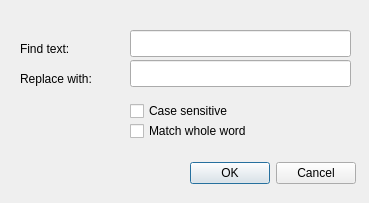
<?xml version="1.0" encoding="UTF-8"?>
<ui version="4.0">
 <class>ReplaceDialog</class>
 <widget class="QDialog" name="ReplaceDialog">
  <property name="geometry">
   <rect>
    <x>0</x>
    <y>0</y>
    <width>369</width>
    <height>203</height>
   </rect>
  </property>
  <property name="windowTitle">
   <string>Replace Text</string>
  </property>
  <widget class="QDialogButtonBox" name="buttonBox">
   <property name="geometry">
    <rect>
     <x>180</x>
     <y>160</y>
     <width>176</width>
     <height>27</height>
    </rect>
   </property>
   <property name="orientation">
    <enum>Qt::Horizontal</enum>
   </property>
   <property name="standardButtons">
    <set>QDialogButtonBox::Cancel|QDialogButtonBox::Ok</set>
   </property>
  </widget>
  <widget class="QLineEdit" name="findEdit">
   <property name="geometry">
    <rect>
     <x>130</x>
     <y>30</y>
     <width>221</width>
     <height>27</height>
    </rect>
   </property>
  </widget>
  <widget class="QLabel" name="label">
   <property name="geometry">
    <rect>
     <x>20</x>
     <y>40</y>
     <width>66</width>
     <height>17</height>
    </rect>
   </property>
   <property name="text">
    <string>Find text:</string>
   </property>
  </widget>
  <widget class="QCheckBox" name="caseSensitive">
   <property name="geometry">
    <rect>
     <x>130</x>
     <y>100</y>
     <width>141</width>
     <height>22</height>
    </rect>
   </property>
   <property name="text">
    <string>Case sensitive</string>
   </property>
  </widget>
  <widget class="QCheckBox" name="matchWholeWord">
   <property name="geometry">
    <rect>
     <x>130</x>
     <y>120</y>
     <width>161</width>
     <height>22</height>
    </rect>
   </property>
   <property name="text">
    <string>Match whole word</string>
   </property>
  </widget>
  <widget class="QLineEdit" name="replaceEdit">
   <property name="geometry">
    <rect>
     <x>130</x>
     <y>60</y>
     <width>221</width>
     <height>27</height>
    </rect>
   </property>
  </widget>
  <widget class="QLabel" name="label_2">
   <property name="geometry">
    <rect>
     <x>20</x>
     <y>70</y>
     <width>111</width>
     <height>17</height>
    </rect>
   </property>
   <property name="text">
    <string>Replace with:</string>
   </property>
  </widget>
 </widget>
 <tabstops>
  <tabstop>findEdit</tabstop>
  <tabstop>replaceEdit</tabstop>
  <tabstop>caseSensitive</tabstop>
  <tabstop>matchWholeWord</tabstop>
  <tabstop>buttonBox</tabstop>
 </tabstops>
 <resources/>
 <connections>
  <connection>
   <sender>buttonBox</sender>
   <signal>accepted()</signal>
   <receiver>ReplaceDialog</receiver>
   <slot>accept()</slot>
   <hints>
    <hint type="sourcelabel">
     <x>248</x>
     <y>254</y>
    </hint>
    <hint type="destinationlabel">
     <x>157</x>
     <y>274</y>
    </hint>
   </hints>
  </connection>
  <connection>
   <sender>buttonBox</sender>
   <signal>rejected()</signal>
   <receiver>ReplaceDialog</receiver>
   <slot>reject()</slot>
   <hints>
    <hint type="sourcelabel">
     <x>316</x>
     <y>260</y>
    </hint>
    <hint type="destinationlabel">
     <x>286</x>
     <y>274</y>
    </hint>
   </hints>
  </connection>
 </connections>
</ui>
